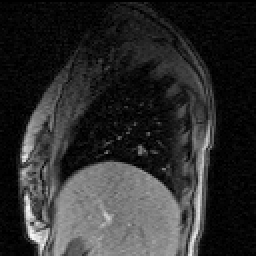
#> input picture episodes/data/cine_MR_1.png, 128 x 128 px, found by its file name (shown 2 times larger)
$ jupyter execute practical4_notebook.ipynb
#> lines starting #> are read from the running program, lines starting #| are printed output that depends on the picture
# Practical 4: Exploring the Demons registration algorithm

[cell 1]
# import the required packages
import numpy as np
import skimage.io
import matplotlib
import matplotlib.pyplot as plt
import utils as ut

# import the demonsReg function, this is imported from the demonsReg.py file which is separate than the usual utils.py file
from demonsReg import demonsReg

# the next lines make figures display in separate windows instead of in the notebook
# this is required for the animations to work correctly
matplotlib.use('TkAgg')
plt.ion()

## 1. Compare the images

[cell 2]
# load in the three 2D images required for these exercises using the imread function from the scikit-image python library
cine_MR_1 = skimage.io.imread('data/practical4/cine_MR_1.png')
#> cine_MR_1 is the input picture: shape (128, 128); min 0, max 247, mean 45.4
cine_MR_2 = skimage.io.imread('data/practical4/cine_MR_2.png')
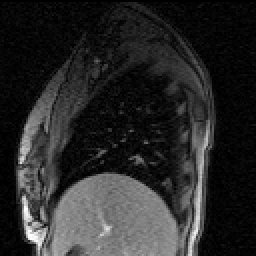
#> input picture episodes/data/cine_MR_2.png, 128 x 128 px, found by its file name (shown 2 times larger)
#> cine_MR_2 is the input picture: shape (128, 128); min 0, max 255, mean 41.3
cine_MR_3 = skimage.io.imread('data/practical4/cine_MR_3.png')
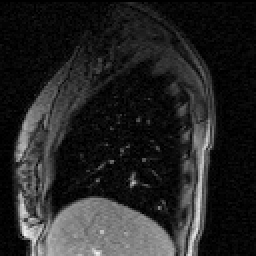
#> input picture episodes/data/cine_MR_3.png, 128 x 128 px, found by its file name (shown 2 times larger)
#> cine_MR_3 is the input picture: shape (128, 128); min 0, max 243, mean 36.8

# TODO: Convert all the images to double data type and reorient them into cartesian orientation
